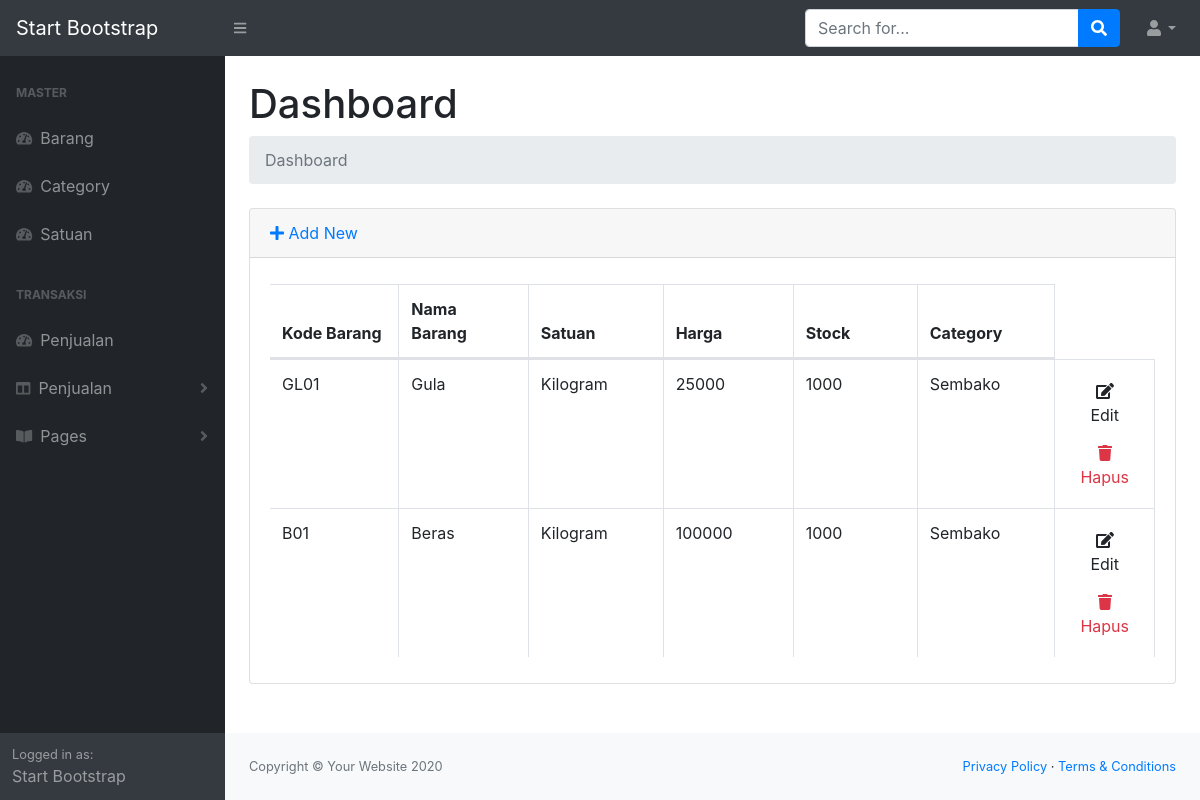
/index.php/barang, run on the app's committed database.
### tables this page shows
CREATE TABLE IF NOT EXISTS `barang` (
  `id_barang` varchar(11) NOT NULL,
  `kode_barang` varchar(20) NOT NULL,
  `nama_barang` varchar(100) NOT NULL,
  `harga` varchar(20) NOT NULL,
  `stock` int(11) NOT NULL,
  `satuan_id` varchar(10) NOT NULL,
  `category_id` varchar(10) NOT NULL
);

CREATE TABLE IF NOT EXISTS `satuan` (
  `satuan_id` varchar(11) NOT NULL,
  `satuan_name` varchar(50) NOT NULL
);

CREATE TABLE IF NOT EXISTS `category` (
  `category_id` varchar(11) NOT NULL,
  `category_name` varchar(50) NOT NULL
);

### application/controllers/Barang.php (called while the page is built, shortened)
<?php
class Barang extends CI_Controller
{
    public function __construct()
    {
        $this->load->model("barang_model");
        $this->load->model("category_model");
        $this->load->model("satuan_model");
        $this->load->library('form_validation');
    }
    public function index()
    {
        $data["barang"] = $this->barang_model->getAll();
        $data["category"] = $this->category_model->getAll();
        $data["satuan"] = $this->satuan_model->getAll();
        $this->load->view("list_barang",$data);
    }
}

### index.php (called while the page is built, shortened)
<?php
require_once BASEPATH.'core/CodeIgniter.php';

### application/models/Barang_model.php (called while the page is built, shortened)
<?php defined('BASEPATH') OR exit('No direct script access allowed');
class Barang_model extends CI_Model
{
    public function getAll()
    {
        $this->db->select ("*");
        $this->db->from('barang');
        $this->db->join('category', 'category.category_id = barang.category_id', 'inner');
        $this->db->join('satuan', 'satuan.satuan_id = barang.satuan_id');
        $query = $this->db->get();
        return $query->result();
    }
}

### application/views/list_barang.php (the view, shortened to what this page needs)
<!DOCTYPE html>
<html lang="en">
<head>
	<?php $this->load->view('header.php') ?>
</head>
<body>
				<div id="layoutSidenav_content">
                <main>
                 <div class="container-fluid">
                        <h1 class="mt-4">Dashboard</h1>
                        <ol class="breadcrumb mb-4">
                            <li class="breadcrumb-item active">Dashboard</li>
                        </ol>
				<div class="card mb-4">
                            <div class="card-header">
                            <a href="<?php echo site_url('barang/add') ?>"><i class="fas fa-plus"></i> Add New</a>
                            </div>
                            <div class="card-body">
                                <div class="table-responsive">
                                    <table class="table table-bordered" id="dataTable" width="100%" cellspacing="0">
                                        <thead>
                                            <tr>
                                               <tr>
										<th>Kode Barang</th>
										<th>Nama Barang</th>
										<th>Satuan</th>
										<th>Harga</th>
										<th>Stock</th>
										<th>Category</th>
									</tr>
								</thead>
								<tbody>
									<?php foreach ($barang as $barang): ?>
									<tr>
										<td width="150">
											<?php echo $barang->kode_barang ?>
										</td>
										<td width="150">
											<?php echo $barang->nama_barang ?>
										</td>
										<td width="150">
											<?php echo $barang->satuan_name ?>
										</td>
										<td width="150">
											<?php echo $barang->harga?>
										</td>
										<td width="150">
											<?php echo $barang->stock ?>
										</td>
										<td width="150">
											<?php echo $barang->category_name ?>
										</td>
										<td>
											<a href="<?php echo site_url('barang/edit/'.$barang->id_barang) ?>"
											 class="btn btn-small"><i class="fas fa-edit"></i> Edit</a>
											<a onclick="deleteConfirm('<?php echo site_url('barang/delete/'.$barang->id_barang) ?>')"
											 href="#!" class="btn btn-small text-danger"><i class="fas fa-trash"></i> Hapus</a>
										</td>
									</tr>
									<?php endforeach; ?>
								 </tbody>
                                    </table>
                                </div>
                            </div>
                        </div>
                    </div>
                </main>
<?php $this->load->view("footer.php") ?>
</body>
</html>

### application/views/header.php (shortened to what this page needs)
<!DOCTYPE html>
<html lang="en">
    <head>
        <link href="<?php echo base_url('css/styles.css')?>" rel="stylesheet" />
        <link href="https://cdn.datatables.net/1.10.20/css/dataTables.bootstrap4.min.css" rel="stylesheet" />
    </head>
    <body class="sb-nav-fixed">
        <nav class="sb-topnav navbar navbar-expand navbar-dark bg-dark">
            <a class="navbar-brand" href="index.html">Start Bootstrap</a>
            <button class="btn btn-link btn-sm order-1 order-lg-0" id="sidebarToggle" href="#"><i class="fas fa-bars"></i></button>
            <form class="d-none d-md-inline-block form-inline ml-auto mr-0 mr-md-3 my-2 my-md-0">
                <div class="input-group">
                    <input class="form-control" type="text" placeholder="Search for..." aria-label="Search" aria-describedby="basic-addon2" />
                    <div class="input-group-append">
                        <button class="btn btn-primary" type="button"><i class="fas fa-search"></i></button>
                    </div>
                </div>
            </form>
            <ul class="navbar-nav ml-auto ml-md-0">
                <li class="nav-item dropdown">
                    <a class="nav-link dropdown-toggle" id="userDropdown" href="#" role="button" data-toggle="dropdown" aria-haspopup="true" aria-expanded="false"><i class="fas fa-user fa-fw"></i></a>
                </li>
            </ul>
        </nav>
                <div id="layoutSidenav">
            <div id="layoutSidenav_nav">
                <nav class="sb-sidenav accordion sb-sidenav-dark" id="sidenavAccordion">
                    <div class="sb-sidenav-menu">
                        <div class="nav">
                            <div class="sb-sidenav-menu-heading">Master</div>
                            <a class="nav-link" href="<?php echo site_url('barang'); ?>">
                                <div class="sb-nav-link-icon"><i class="fas fa-tachometer-alt"></i></div>
                                Barang
                            </a>
                             <a class="nav-link" href="<?php echo site_url('category'); ?>">
                                <div class="sb-nav-link-icon"><i class="fas fa-tachometer-alt"></i></div>
                                Category
                            </a>
                             <a class="nav-link" href="<?php echo site_url('satuan'); ?>">
                                <div class="sb-nav-link-icon"><i class="fas fa-tachometer-alt"></i></div>
                                Satuan
                            </a>
                            <div class="sb-sidenav-menu-heading">Transaksi</div>
                            <a class="nav-link" href="<?php echo site_url('penjualan'); ?>">
                                <div class="sb-nav-link-icon"><i class="fas fa-tachometer-alt"></i></div>
                                Penjualan
                            </a>
                            <a class="nav-link collapsed" href="<?php echo site_url('barang'); ?>" data-toggle="collapse" data-target="#collapseLayouts" aria-expanded="false" aria-controls="collapseLayouts">
                                <div class="sb-nav-link-icon"><i class="fas fa-columns"></i></div>
                                Penjualan
                                <div class="sb-sidenav-collapse-arrow"><i class="fas fa-angle-down"></i></div>
                            </a>
                            <a class="nav-link collapsed" href="#" data-toggle="collapse" data-target="#collapsePages" aria-expanded="false" aria-controls="collapsePages">
                                <div class="sb-nav-link-icon"><i class="fas fa-book-open"></i></div>
                                Pages
                                <div class="sb-sidenav-collapse-arrow"><i class="fas fa-angle-down"></i></div>
                            </a>
                        </div>
                    </div>
                    <div class="sb-sidenav-footer">
                        <div class="small">Logged in as:</div>
                        Start Bootstrap
                    </div>
                </nav>
            </div>

### application/views/footer.php (shortened to what this page needs)
 <footer class="py-4 bg-light mt-auto">
                    <div class="container-fluid">
                        <div class="d-flex align-items-center justify-content-between small">
                            <div class="text-muted">Copyright &copy; Your Website 2020</div>
                            <div>
                                <a href="#">Privacy Policy</a>
                                &middot;
                                <a href="#">Terms &amp; Conditions</a>
                            </div>
                        </div>
                    </div>
                </footer>
            </div>
    </body>
</html>

### data on the page
barang: kode_barang "GL01", nama_barang "Gula", satuan.satuan_name "Kilogram", harga "25000", stock "1000", category.category_name "Sembako"
barang: kode_barang "B01", nama_barang "Beras", satuan.satuan_name "Kilogram", harga "100000", stock "1000", category.category_name "Sembako"
